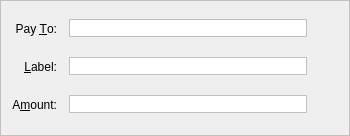
<?xml version="1.0" encoding="UTF-8"?>
<ui version="4.0">
 <class>SendCoinsEntry</class>
 <widget class="QFrame" name="SendCoinsEntry">
  <property name="geometry">
   <rect>
    <x>0</x>
    <y>0</y>
    <width>350</width>
    <height>136</height>
   </rect>
  </property>
  <property name="windowTitle">
   <string>Form</string>
  </property>
  <property name="styleSheet">
   <string notr="true">border: 1px solid #c4c1bd;</string>
  </property>
  <property name="frameShape">
   <enum>QFrame::StyledPanel</enum>
  </property>
  <property name="frameShadow">
   <enum>QFrame::Sunken</enum>
  </property>
  <layout class="QGridLayout" name="gridLayout">
   <property name="spacing">
    <number>12</number>
   </property>
   <item row="3" column="0">
    <widget class="QLabel" name="label_2">
     <property name="styleSheet">
      <string notr="true">border: 0;</string>
     </property>
     <property name="text">
      <string>Pay &amp;To:</string>
     </property>
     <property name="alignment">
      <set>Qt::AlignRight|Qt::AlignTrailing|Qt::AlignVCenter</set>
     </property>
     <property name="buddy">
      <cstring>payTo</cstring>
     </property>
    </widget>
   </item>
   <item row="8" column="0">
    <widget class="QLabel" name="label">
     <property name="styleSheet">
      <string notr="true">border: 0;</string>
     </property>
     <property name="text">
      <string>A&amp;mount:</string>
     </property>
     <property name="alignment">
      <set>Qt::AlignRight|Qt::AlignTrailing|Qt::AlignVCenter</set>
     </property>
     <property name="buddy">
      <cstring>payAmount</cstring>
     </property>
    </widget>
   </item>
   <item row="5" column="0">
    <widget class="QLabel" name="label_4">
     <property name="styleSheet">
      <string notr="true">border: 0;</string>
     </property>
     <property name="text">
      <string>&amp;Label:</string>
     </property>
     <property name="alignment">
      <set>Qt::AlignRight|Qt::AlignTrailing|Qt::AlignVCenter</set>
     </property>
     <property name="buddy">
      <cstring>addAsLabel</cstring>
     </property>
    </widget>
   </item>
   <item row="5" column="1">
    <layout class="QHBoxLayout" name="horizontalLayout_2">
     <item>
      <widget class="QValidatedLineEdit" name="addAsLabel">
       <property name="toolTip">
        <string>Enter a label for this address to add it to your address book</string>
       </property>
      </widget>
     </item>
     <item>
      <widget class="QToolButton" name="addressBookButton">
       <property name="toolTip">
        <string>Choose address from address book</string>
       </property>
       <property name="styleSheet">
        <string notr="true">border: none;</string>
       </property>
       <property name="text">
        <string/>
       </property>
       <property name="icon">
        <iconset resource="../bitcoin.qrc">
         <normaloff>:/icons/block</normaloff>:/icons/block</iconset>
       </property>
       <property name="shortcut">
        <string>Alt+A</string>
       </property>
      </widget>
     </item>
    </layout>
   </item>
   <item row="8" column="1">
    <layout class="QHBoxLayout" name="horizontalLayout">
     <item>
      <widget class="BitcoinAmountField" name="payAmount">
       <property name="styleSheet">
        <string notr="true"/>
       </property>
      </widget>
     </item>
     <item>
      <widget class="QToolButton" name="deleteButton">
       <property name="toolTip">
        <string>Remove this recipient</string>
       </property>
       <property name="styleSheet">
        <string notr="true">border: none;</string>
       </property>
       <property name="text">
        <string/>
       </property>
       <property name="icon">
        <iconset resource="../bitcoin.qrc">
         <normaloff>:/icons/remove</normaloff>:/icons/remove</iconset>
       </property>
      </widget>
     </item>
    </layout>
   </item>
   <item row="3" column="1">
    <layout class="QHBoxLayout" name="payToLayout">
     <item>
      <widget class="QValidatedLineEdit" name="payTo">
       <property name="toolTip">
        <string>The address to send the payment to (e.g. Boxy_Address_Here_QsAqFckyf9pRHN)</string>
       </property>
       <property name="maxLength">
        <number>80</number>
       </property>
      </widget>
     </item>
     <item>
      <widget class="QToolButton" name="pasteButton">
       <property name="toolTip">
        <string>Paste address from clipboard</string>
       </property>
       <property name="styleSheet">
        <string notr="true">border: none;</string>
       </property>
       <property name="text">
        <string/>
       </property>
       <property name="icon">
        <iconset resource="../bitcoin.qrc">
         <normaloff>:/icons/editpaste</normaloff>:/icons/editpaste</iconset>
       </property>
       <property name="shortcut">
        <string>Alt+P</string>
       </property>
      </widget>
     </item>
    </layout>
   </item>
  </layout>
 </widget>
 <customwidgets>
  <customwidget>
   <class>QValidatedLineEdit</class>
   <extends>QLineEdit</extends>
   <header>qvalidatedlineedit.h</header>
  </customwidget>
  <customwidget>
   <class>BitcoinAmountField</class>
   <extends>QLineEdit</extends>
   <header>bitcoinamountfield.h</header>
   <container>1</container>
  </customwidget>
 </customwidgets>
 <resources>
  <include location="../bitcoin.qrc"/>
 </resources>
 <connections/>
</ui>
